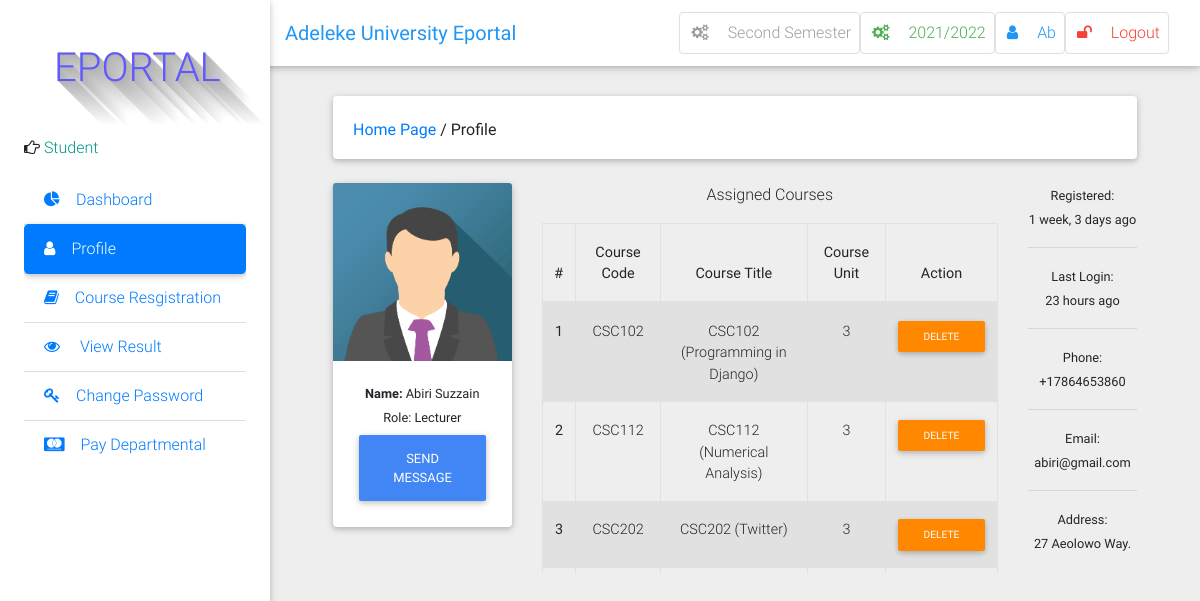
Screenshot of /profile/view/9/ (signed in) with the database file from the repository.
### result/models.py (models this page shows, shortened)
class Semester(models.Model):
    semester = models.CharField(max_length=10, choices=SEMESTER, blank=True)
    is_current_semester = models.BooleanField(
        default=False, blank=True, null=True)
    session = models.ForeignKey(
        Session, on_delete=models.CASCADE, blank=True, null=True)
    next_semester_begins = models.DateField(null=True, blank=True)
    def __str__(self):
        return self.semester

class Session(models.Model):
    session = models.CharField(max_length=200, unique=True)
    is_current_session = models.BooleanField(
        default=False, blank=True, null=True)
    next_session_begins = models.DateField(blank=True, null=True)
    def __str__(self):
        return self.session

class User(AbstractUser):
    is_student = models.BooleanField(default=False)
    is_lecturer = models.BooleanField(default=False)
    phone = models.CharField(max_length=60, blank=True, null=True)
    address = models.CharField(max_length=60, blank=True, null=True)
    picture = models.ImageField(upload_to="pictures/", blank=True, null=True)
    email = models.EmailField(blank=True, null=True)
    username_validator = ASCIIUsernameValidator()
    def get_picture(self):
        no_picture = settings.STATIC_URL + 'img/img_avatar.png'
        try:
            return self.picture.url
        except:
            return no_picture
    def get_full_name(self):
        full_name = self.username
        if self.first_name and self.last_name:
            full_name = self.first_name + " " + self.last_name
        return full_name

class Course(models.Model):
    courseTitle = models.CharField(max_length=200)
    courseCode = models.CharField(max_length=200, unique=True)
    courseUnit = models.CharField(max_length=200)
    description = models.TextField(max_length=200, blank=True)
    level = models.CharField(choices=LEVEL, max_length=3, blank=True)
    semester = models.CharField(choices=SEMESTER, max_length=200)
    is_elective = models.BooleanField(default=False, blank=True, null=True)
    def __str__(self):
        return self.courseCode + " (" + self.courseTitle + ")"

### result/views.py (the view, shortened to what this page needs)
# urls.py: path('profile/view/<int:id>/', views.user_profile, name='user_profile'),
@login_required
def user_profile(request, id):
    if request.user.id == id:
        return redirect("/profile/")
    current_semester = Semester.objects.get(is_current_semester=True)
    user = User.objects.get(pk=id)
    if user.is_lecturer:
        courses = Course.objects.filter(
            allocated_course__lecturer__pk=id).filter(
                semester=current_semester)
        context = {
            "user": user,
            "courses": courses,
        }
        return render(request, 'account/user_profile.html', context)
    else:
        context = {"user": user, "user_type": "superuser"}
        return render(request, 'account/user_profile.html', context)

### result/context_processors.py (called while the page is built)
def session_processor(request):
    current_session = Session.objects.get(is_current_session=True)
    return {"current_session": current_session}

def semester_processor(request):
    current_semester = Semester.objects.get(is_current_semester=True)
    return {"current_semester": current_semester}

### result/templates/account/user_profile.html (shortened to what this page needs)
{% extends 'base.html' %}
{% load static %}
{% load humanize %}
{% block side_bar %}
    {% include 'partial_active_element.html' with active='Profile' %}
{% endblock side_bar %}
{% block content %}
 <div class="container-fluid mt-5">
<div class="card mb-4 wow fadeIn">
    <div class="card-body d-sm-flex justify-content-between">
	    <h6 class="mb-2 mb-sm-0 pt-1">
    	<a href="/">Home Page</a>
        	<span>/</span>
            	<span>Profile</span>
        </h6>
    </div>
</div>
  <div class="row">
    <div class="col-md-3">
<div class="card">
  <div class="view overlay">
    <img class="card-img-top" src="{{ user.get_picture }}" alt="{{ user.get_fullname }}'s Picture">
  </div>
{% if user.is_lecturer %}
  <div class="card-body card-body-cascade text-center">
    <small class="card-title"><b>Name: </b>{{ user.get_full_name }}</small><br>
    <small class="card-title">Role: Lecturer </small><br>
    <a href="#" class="btn btn-primary">Send Message</a>
  </div>
{% endif %}
</div>
    </div>
    {% if user.is_lecturer %}
    <div class="col-md-7 text-center">
      <p>Assigned Courses</p>
  <div class="table-wrapper-scroll-y">
  <table class="table table-bordered table-striped">
  <thead>
    <tr>
      <th scope="col">#</th>
      <th scope="col">Course Code</th>
      <th scope="col">Course Title</th>
      <th scope="col">Course Unit</th>
      <th scope="col">Action</th>
    </tr>
  </thead>
  <tbody>
    {% for course in courses %}
    <tr>
      <th scope="row">{{ forloop.counter }}</th>
      <td>{{ course.courseCode }}</td>
      <td>{{ course }}</td>
      <td>{{ course.courseUnit }}</td>
      <td>
	  	  <span class="table-remove"><a href="{% url 'withheld_course' pk=course.pk %}" class="btn btn-warning btn-rounded btn-sm my-0">Delete</a></span>
	    </td>
    </tr>
  {% endfor %}
  </tbody>
</table>
    </div>
  </div>
  {% endif %}
  <div class="col-md-2 text-center">
    <small> Registered:<br><date>{{ user.date_joined|naturaltime }}</date></small><hr />
    <small> Last Login:<br><date>
    {% if user.last_login == None %}
          Never
    {% else %}
      {{ user.last_login|naturaltime }}
    {% endif %}</date></small><hr />
    <small> Phone:<br><date>{% if user.phone %}{{ user.phone }}{% endif %}</date></small><hr />
    <small> Email:<br><date>{{ user.email }}</date></small><hr />
    <small> Address:<br><date>{{ user.address }}</date></small>
  </div>
</div>
{% endblock %}

### result/templates/base.html (shortened to what this page needs)
{% load static %}
<!DOCTYPE html>
<html lang="en">
    <head>
        <link rel="stylesheet" href="https://maxcdn.bootstrapcdn.com/font-awesome/4.7.0/css/font-awesome.min.css">
        <link href="{% static 'css/bootstrap.min.css' %}" rel="stylesheet">
        <link href="{% static 'css/mdb.min.css' %}" rel="stylesheet">
        <link href="{% static 'css/style.css' %}" rel="stylesheet">
    </head>
    <body class="grey lighten-3">
    <header>
        <nav class="navbar fixed-top navbar-expand-lg navbar-light white scrolling-navbar">
            <div class="container-fluid">
                <a class="navbar-brand waves-effect" href="/">
                    <strong class="blue-text">Adeleke University Eportal</strong>
                </a>
                <div class="collapse navbar-collapse" id="navbarSupportedContent">
                    <ul class="navbar-nav nav-flex-icons">
                        <li class="nav-item">
                            <a href="{% if request.user.is_superuser %}{% url 'manage_semester' %}{% else %}#{% endif %}" class="nav-link border border-light grey-text rounded waves-effect">
                                <i class="fa fa-cogs mr-3"></i>{{ current_semester }} Semester
                            </a>
                        </li>
                        <li class="nav-item">
                            <a href="{% if request.user.is_superuser %}{% url 'manage_session' %}{% else %}#{% endif %}" class="nav-link border border-light green-text rounded waves-effect">
                                <i class="fa fa-cogs mr-3"></i>{{ current_session }}
                            </a>
                        </li>
                        <li class="nav-item">
                            <a href="{% url 'profile' %}" class="nav-link border border-light rounded waves-effect blue-text">
                                <i  class="fa fa-user mr-3"></i>{{ user|capfirst }}
                            </a>
                        </li>
                         <li class="nav-item">
                            <a href="/accounts/logout/" class="nav-link border border-light rounded waves-effect red-text">
                                <i class="fa fa-unlock mr-3"></i>Logout
                            </a>
                        </li>
                    </ul>
                </div>
            </div>
        </nav>
        <div class="sidebar-fixed position-fixed">
                <p style="margin-left: 30px;" id="icon" class="logo"> EPORTAL </p>
                {% if request.user.is_lecturer %}
                <p><i class="fa fa-hand-o-right" aria-hidden="true"></i>
                    <span class="teal-text text-center"> Course Lecturer</span></p>
                {% elif request.user.is_student %}
                <p><i class="fa fa-hand-o-right" aria-hidden="true"></i>
                    <span class="teal-text text-center"> Student</span></p>
                {% else %}
                <p><i class="fa fa-hand-o-right" aria-hidden="true"></i>
                    <span class="teal-text text-center"> System Admin</span></p>
                {% endif %}
            <div class="dashboard">
            {% block side_bar %}{% endblock side_bar %}
            </div>
        </div>
    </header>
    <main class="pt-5 mx-lg-5">
        {% block content%} {% endblock %}
    </main>
    <footer>
    	<a href="https://seal.beyondsecurity.com/vulnerability-scanner-verification/admi.vginfotec.xyz"></a>
    </footer>
    </body>
</html>

### result/static/css/style.css (style rules this page uses)
.sidebar-fixed { height: 100vh; width: 270px; -webkit-box-shadow: 0 2px 5px 0 rgba(0, 0, 0, 0.16), 0 2px 10px 0 rgba(0, 0, 0, 0.12); box-shadow: 0 2px 5px 0 rgba(0, 0, 0, 0.16), 0 2px 10px 0 rgba(0, 0, 0, 0.12); z-index: 1050; background-color: #fff; padding: 1.5rem; padding-top: 0; }
@media (min-width: 1200px) { .navbar, .page-footer, main { padding-left: 270px; } }
.logo { text-shadow: rgb(179, 179, 179) 0px 0px 0px, rgb(180, 180, 180) 1px 1px 0px, rgb(182, 182, 182) 2px 2px 0px, rgb(184, 184, 184) 3px 3px 0px, rgb(185, 185, 185) 4px 4px 0px, rgb(187, 187, 187) 5px 5px 0px, rgb(189, 189, 189) 6px 6px 0px, rgb(190, 190, 190) 7px 7px 0px, rgb(192, 192, 192) 8px 8px 0px, rgb(194, 194, 194) 9px 9px 0px, rgb(195, 195, 195) 10px 10px 0px, rgb(197, 197, 197) 11px 11px 0px, rgb(199, 199, 199) 12px 12px 0px, rgb(201, 201, 201) 13px 13px 0px, rgb(202, 202, 202) 14px 14px 0px, rgb(204, 204, 204) 15px 15px 0px, rgb(206, 206, 206) 16px 16px 0px, rgb(207, 207, 207) 17px 17px 0px, rgb(209, 209, 209) 18px 18px 0px, rgb(211, 211, 211) 19px 19px 0px, rgb(212, 212, 212) 20px 20px 0px, rgb(214, 214, 214) 21px 21px 0px, rgb(216, 216, 216) 22px 22px 0px, rgb(218, 218, 218) 23px 23px 0px, rgb(219, 219, 219) 24px 24px 0px, rgb(221, 221, 221) 25px 25px 0px, rgb(223, 223, 223) 26px 26px 0px, rgb(224, 224, 224) 27px 27px 0px, rgb(226, 226, 226) 28px 28px 0px, rgb(228, 228, 228) 29px 29px 0px, rgb(230, 230, 230) 30px 30px 0px, rgb(231, 231, 231) 31px 31px 0px, rgb(233, 233, 233) 32px 32px 0px, rgb(235, 235, 235) 33px 33px 0px, rgb(236, 236, 236) 34px 34px 0px, rgb(238, 238, 238) 35px 35px 0px, rgb(240, 240, 240) 36px 36px 0px, rgb(241, 241, 241) 37px 37px 0px, rgb(243, 243, 243) 38px 38px 0px, rgb(245, 245, 245) 39px 39px 0px, rgb(247, 247, 247) 40px 40px 0px, rgb(248, 248, 248) 41px 41px 0px, rgb(250, 250, 250) 42px 42px 0px, rgb(252, 252, 252) 43px 43px 0px, rgb(253, 253, 253) 44px 44px 0px; font-size: 40px; color: rgb(95, 89, 255); height: 120px; width: 136px; line-height: 136px; border-radius: inherit; text-align: center; background-color: rgb(255, 255, 255); }

### result/templates/base.html (style rules this page uses)
.dashboard { display: block; max-height: 500px; overflow-y: auto; -ms-overflow-style: -ms-autohiding-scrollbar; }

### result/templates/account/user_profile.html (style rules this page uses)
.table-wrapper-scroll-y { display: block; max-height: 350px; overflow-y: auto; -ms-overflow-style: -ms-autohiding-scrollbar; }

### rows the page displays
Semester: semester "Second"
Session: session "2021/2022"
User: username "Ab", get_full_name "Abiri Suzzain", date_joined "1 week, 3 days ago", last_login "23 hours ago", phone "+17864653860", email "abiri@gmail.com", address "27 Aeolowo Way."
Course: courseCode "CSC102", courseCode+courseTitle "CSC102 (Programming in Django)", courseUnit "3"
Course: courseCode "CSC112", courseCode+courseTitle "CSC112 (Numerical Analysis)", courseUnit "3"
Course: courseCode "CSC202", courseCode+courseTitle "CSC202 (Twitter)", courseUnit "3"
